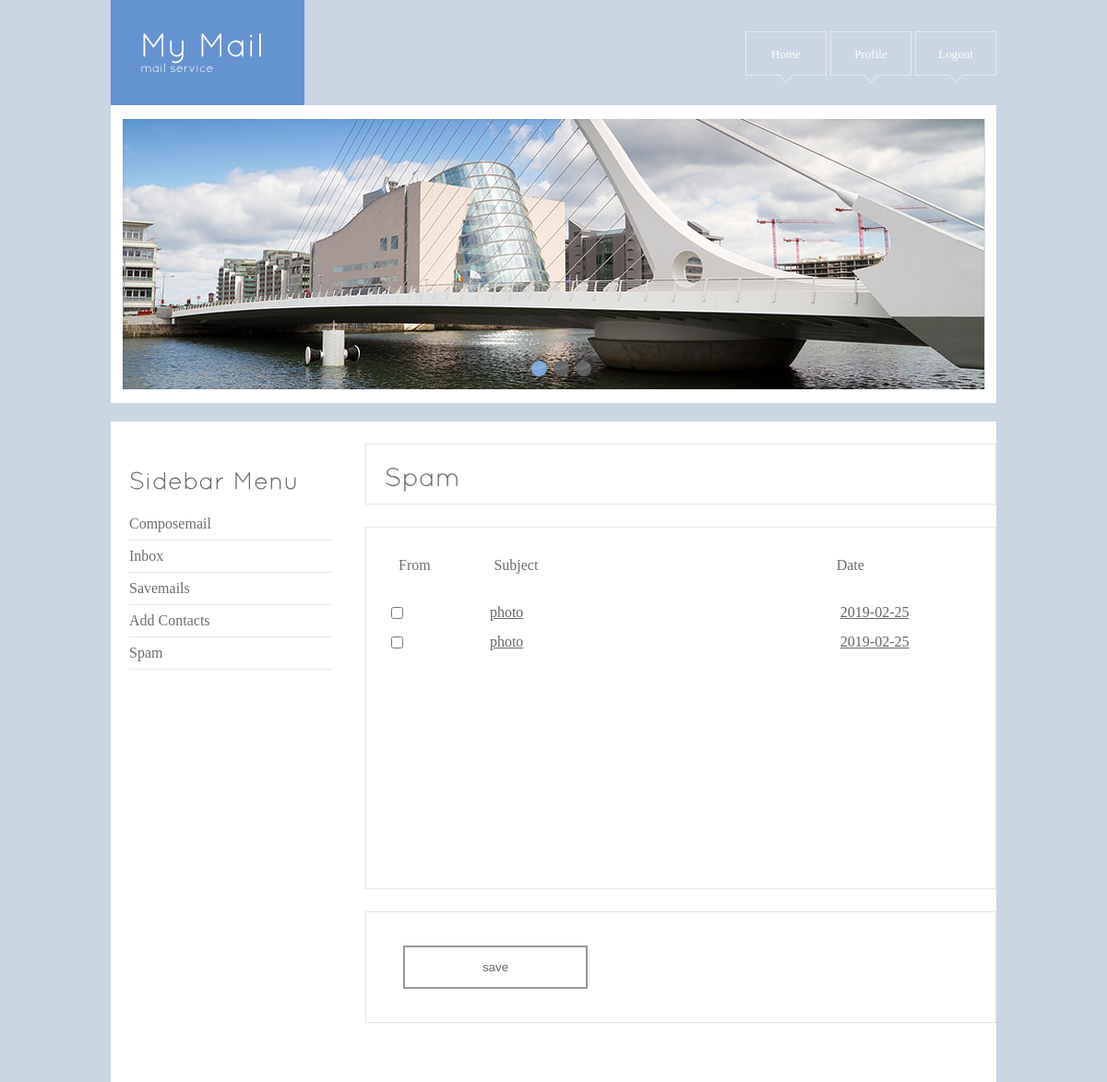
Page /spam/ (signed in) on the committed database.
### user/models.py (models this page shows)
class user_mailcompose_tb(models.Model):
    From=models.ForeignKey(User,on_delete=models.CASCADE)
    To=models.IntegerField()
    Subject=models.CharField(max_length=20)
    Content=models.CharField(max_length=500)
    Date=models.CharField(max_length=20)
    File=models.FileField()
    Status=models.CharField(max_length=20)

### user/views.py (the view)
# urls.py: url(r'^spam/',user.spam,name='spam'),
def spam(request):
    ob=user_mailcompose_tb.objects.filter(To=request.user.id,Status="Pending")
    return render(request,"user/spam.html",{"data":ob})

### templates/user/spam.html (shortened to what this page needs)
{% load static %}
<html>
<head>
<link href="{% static 'Medic_template/css/style.css' %}" rel="stylesheet" type="text/css" />
<link rel="stylesheet" type="text/css" href="{% static 'Medic_template/css/coin-slider.css' %}" />
</head>
<body>
<div class="main">
  <div class="header">
    <div class="header_resize">
      <div class="logo">
        <h1> My Mail <small>mail service</small></h1>
      </div>
      <div class="menu_nav">
        <ul>
          <li><a href="{% url 'userhome' %}"> Home </a></li>
		  <li><a href="{% url 'profile' %}"> Profile </a></li>
		  <li><a href="{% url 'logout' %}"> Logout </a></li>
        </ul>
      </div>
      <div class="slider">
        <div id="coin-slider"> </div>
      </div>
    </div>
  </div>
  <div class="content">
    <div class="content_resize">
      <div class="mainbar">
        <div class="article">
          <h2>Spam</h2>
        </div>
        <div class="article">
          <div class="clr">
<form action="{% url 'savemail' %}" method="post" >
	<div class="tabhead">
	<table width="577">
      <tr>
        <td width="8"><div align="center"></div></td>
    <td width="99" height="65"> From </td>
    <td width="366"> <div align="left">Subject </div></td>
    <td width="84"> Date </td>
	</tr>
	</table>
	</div>
	<div class="user3">
	<table width="578" height="66">
{% if data %}
{% for m in data %}
    <tr>
      <td width="20">
        <div align="center">
          <input type="checkbox" name="chk[]" id="chk[]"  value="{{ m.id }}">
      </div></td>
<td width="181"> <a href="{% url 'viewmessage' m.pk %}">{{ m.From.Name }} </a> </td>
    <td width="778"> <a href="{% url 'viewmessage' m.pk %}">{{ m.Subject }} </a></td>
    <td width="133"> <a href="{% url 'viewmessage' m.pk %}">{{ m.Date }} </a></td>
    </tr>
      {% endfor %}
      {% endif %}
	  </table>
</div>
		 </div>
          </div>
		  <div class="article">
          <div class="clr">
		  <div class="button">
		   <div align="center">
      <input type="submit" name="btnsave" id="btnsave" value="save" />
      		</div>
		  </div>
		  </div>
</div>
      </div>
      <div class="sidebar">
        <div class="gadget">
          <h2 class="star"><span>Sidebar</span> Menu</h2>
          <ul class="sb_menu">
          <li><a href="{% url 'composemail' %}"> Composemail </a></li>
          <li><a href="{% url 'inbox' %}"> Inbox </a></li>
          <li><a href="{% url 'savedmails' %}"> Savemails </a></li>
          <li><a href="{% url 'addcontact' %}"> Add Contacts </a></li>
		  <li><a href="{% url 'spam' %}"> Spam </a></li>
          </ul>
        </div>
      </div>
    </div>
  </div>
</body>
</html>

### static/Medic_template/css/style.css (style rules this page uses)
body { margin:0; padding:0; width:100%; color:#6d6d6d; font:Arial, Helvetica, sans-serif; background:#cad6e4 url(../images/comment.png) repeat left top; }
html, .main { padding:0; margin:0; }
.clr { clear:both; padding:0; margin:0; width:100%; font-size:0; line-height:0; }
h2 { margin:8px 0; padding:8px 0; font-size:26px; font-weight:bold; color:#666666; }
a { color:#6592d1; text-decoration:underline; }
.header, .content, .menu_nav, .fbg, .footer, form, ol, ol li, ul, .content .mainbar, .content .sidebar { margin:0; padding:0; }
.header_resize { margin:0 auto; padding:0; width:960px; }
.logo { padding:0 32px; float:none; float:left; width:auto; height:114px; background:#6593d0; }
h1 { margin:0; padding:32px 0 0; font-size:36px; font-weight:bold; line-height:1.2em; text-transform:none; color:#FFFFFF; }
h1 small { display:block; font-size:13px; line-height:1.2em; letter-spacing:normal; text-transform:none; color:#fff; }
.slider { margin:0 0 20px; padding:15px 12px 15px 13px; background:#fff; }
.menu_nav { margin:0 auto; padding:34px 0 0; height:57px; float:right; }
.menu_nav ul { list-style:none; padding:0; height:57px; float:left; }
.menu_nav ul li { margin:0; padding:0 0 0 4px; float:left; }
.menu_nav ul li a { display:block; margin:0; padding:16px 0 24px; width:88px; font-size:13px; line-height:17px; font-weight:normal; color:#fff; text-decoration:none; text-transform:none; text-align:center; background:url(../images/menu_p.png) no-repeat center top; }
.content { padding:0; }
.content_resize { margin:0 auto; padding:24px 0 40px; width:960px; background:#fff; }
.content .mainbar { margin:0; padding:0; float:right; width:684px; }
.content .mainbar h2 { margin-bottom:0; padding-bottom:8px; font-size:28px; line-height:1.2em; color:#6d6d6d; }
.content .mainbar .article { margin:0 0 24px; padding:6px 20px; border:1px solid #e6e5e5; }
.content .sidebar { padding:0; float:left; width:260px; }
.content .sidebar .gadget { margin:0 0 12px; padding:12px 20px 24px; }
.content .sidebar h2 { color:#6d6d6d; }
ul.sb_menu, ul.ex_menu { margin:0; padding:0; list-style:none; color:#6e6e6e; }
ul.sb_menu li, ul.ex_menu li { margin:0; border-bottom:1px solid #e8e8e8; }
ul.sb_menu li, ul.ex_menu li { padding:8px 0; width:220px; }
ul.sb_menu li a { color:#6e6e6e; text-decoration:none; margin-left:-16px; padding:4px 8px 4px 16px; }
a { outline:none; }
.button { width:20px; padding:20px; }
.button input[type="submit"], .user2 input[type="submit"], .user3 input[type="submit"] { border:0; background:none; display:block; margin:10px auto; text-align:center; border:2px solid #999999; padding:14px 10px; width:200px; outline:none; color:#666666; transition:0.25s; cursor:pointer; }
.article .user3 { height:310px; overflow:auto; }
.user3 a { color:#666666; }

### rows in the picture
user_mailcompose_tb: Subject "photo", Date "2019-02-25"
user_mailcompose_tb: Subject "photo", Date "2019-02-25"
